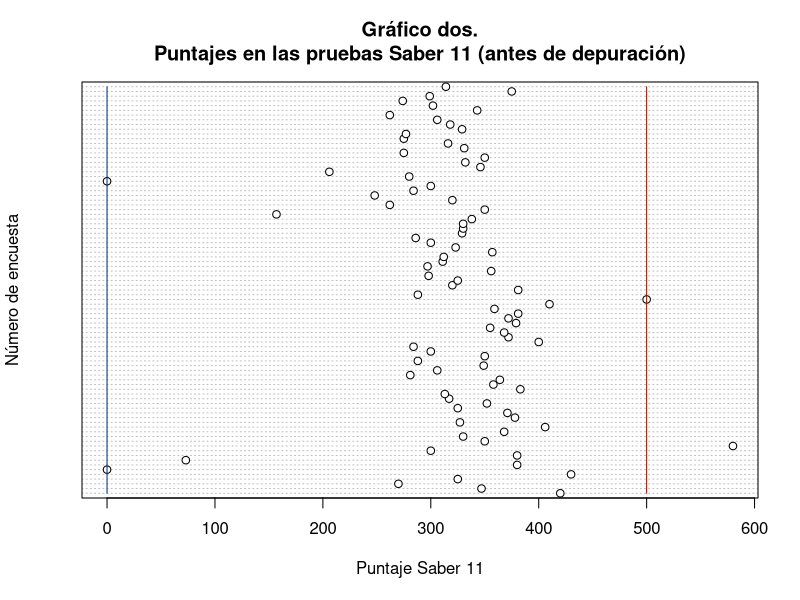
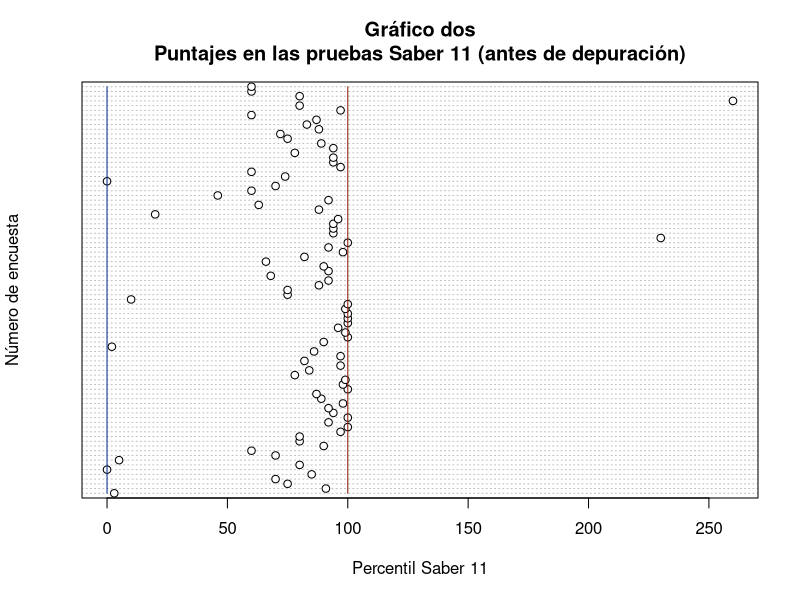
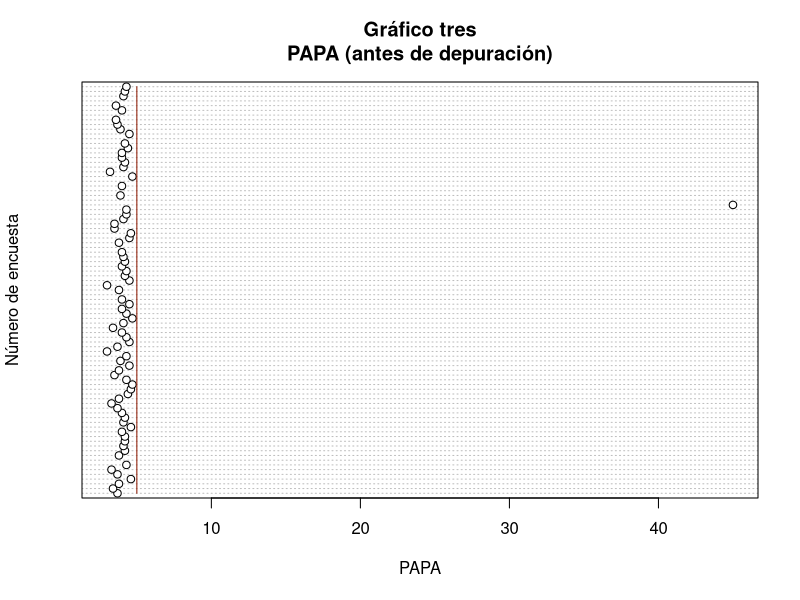
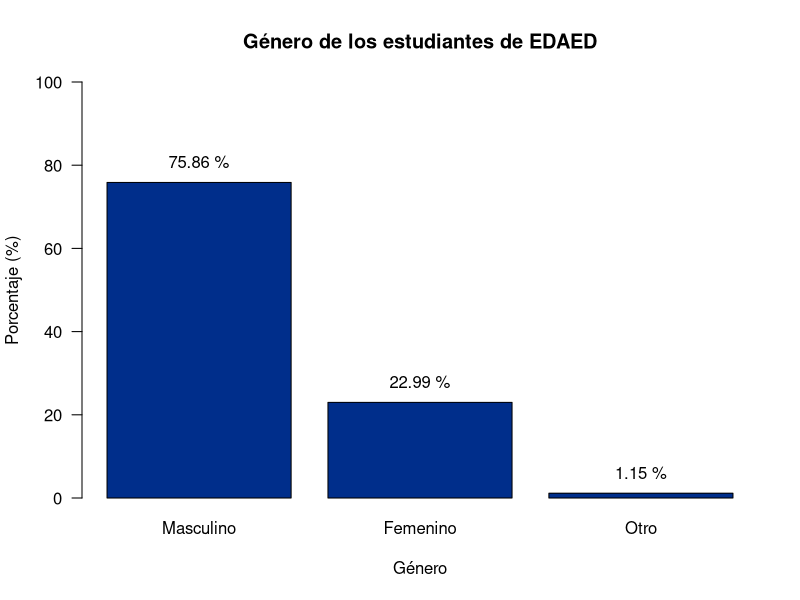
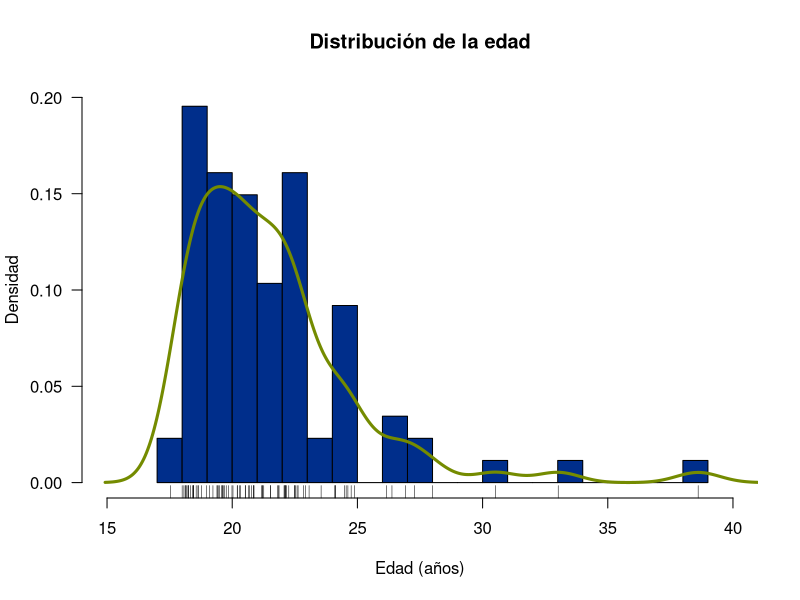
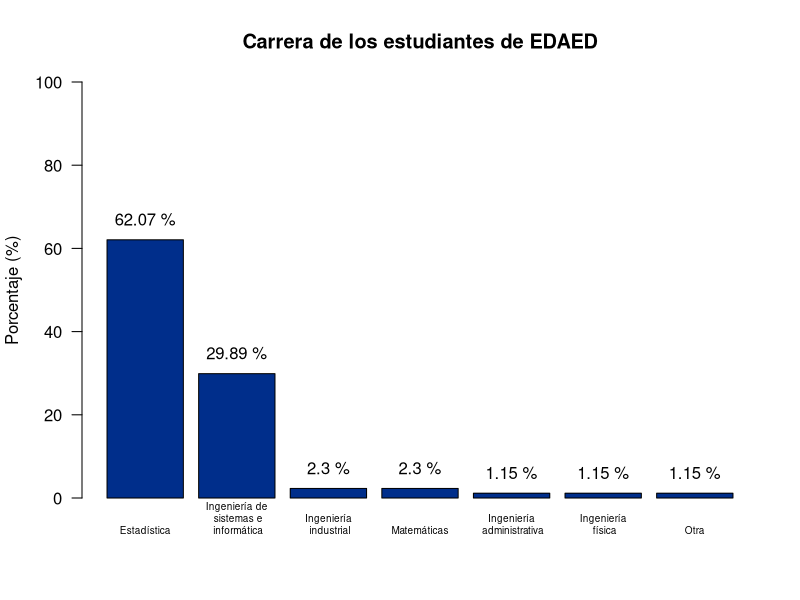
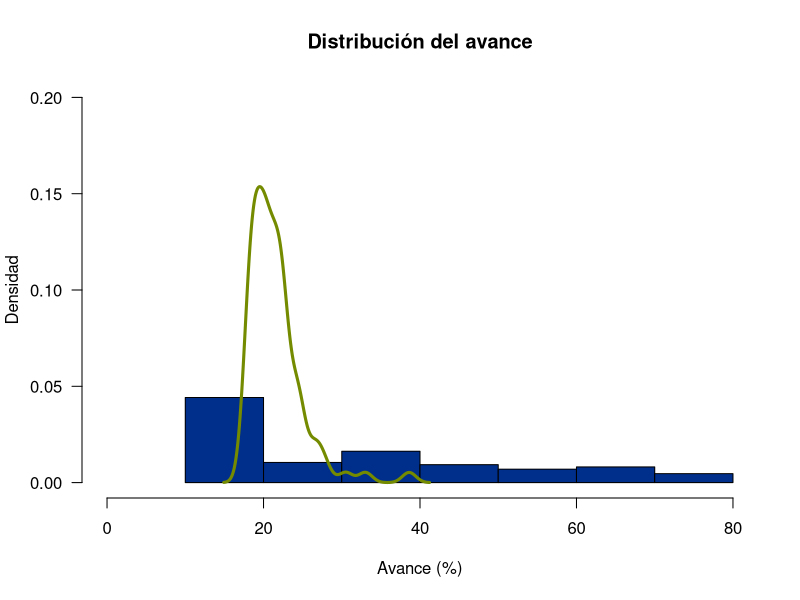
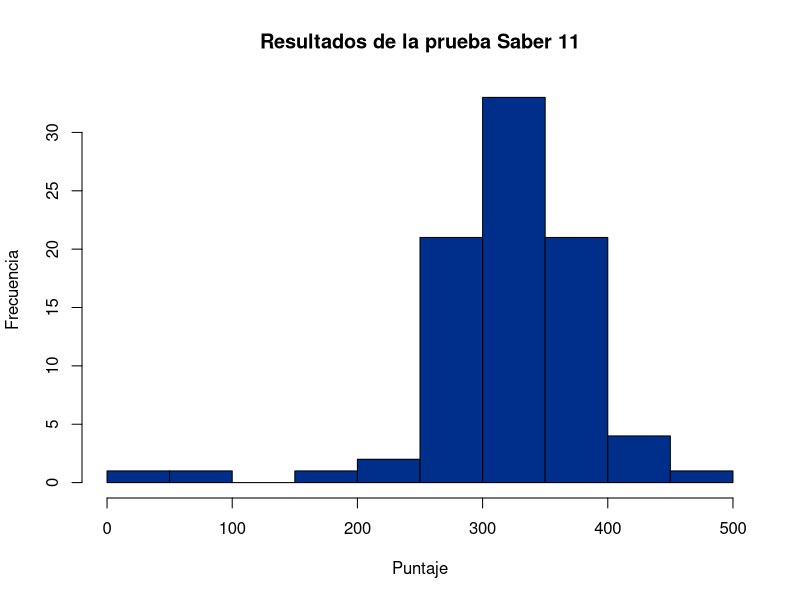

These charts were generated, in order, by the following R code:
## ---- chunk 1
knitr::opts_chunk$set(echo = TRUE,
                      message = FALSE,
                      warning = FALSE)
## ---- chunk 2
library(tidyverse)
## ---- chunk 3
encuesta <- read.csv("encuesta1.csv")
## ---- chunk 4
glimpse(encuesta)
## ---- chunk 5
encuesta <- encuesta %>% 
  mutate_if(is.character, as.factor)
## ---- chunk 6
glimpse(encuesta)
## ---- chunk 7
levels(encuesta$Q01_Genero)
## ---- chunk 8
# Cambio de nombre para el género
encuesta$Q01_Genero <- as.character(encuesta$Q01_Genero)
encuesta$Q01_Genero[encuesta$Q01_Genero == '1 : Masculino'] <- 'Masculino'
encuesta$Q01_Genero[encuesta$Q01_Genero == '2 : Femenino'] <- 'Femenino'
encuesta$Q01_Genero[encuesta$Q01_Genero == '3 : Otro'] <- 'Otro'
encuesta$Q01_Genero <- as.factor(encuesta$Q01_Genero)
levels(encuesta$Q01_Genero)
summary(encuesta$Q01_Genero)
## ---- chunk 9
# Para GÉNERO
summary(encuesta$Q01_Genero)
# ¡Okay!
## ---- chunk 10
# Modificación del formato de la variable FECHA DE NACIMIENTO
encuesta <- encuesta %>% 
  mutate(Q02_FechaNac = as.Date(as.character(Q02_FechaNac), "%Y-%m-%d"))
## ---- chunk 11
summary(encuesta$Q02_FechaNac)
## ---- chunk 12
# Creación de la variable EDAD
# Cálculo de la edad al 2021-FEB-26
encuesta <- encuesta %>% 
  mutate(Edad = as.numeric(as.Date("2021-02-26") - Q02_FechaNac)/365.25)
encuesta$Edad <- round(encuesta$Edad, 2)
## ---- chunk 13
# Creación de la variable TIEMPO EMPLEADO
# Conversión a fecha-hora
encuesta <- encuesta %>% 
  mutate(fecha_entrega = 
           as.POSIXct(strptime(Enviado.el., format = "%d/%m/%Y %H:%M:%S")),
         tiempo_usado = as.integer(format(fecha_entrega, "%M")) +
                        as.integer(format(fecha_entrega, "%S")) / 60  - 30)
encuesta$tiempo_usado <- round(encuesta$tiempo_usado, 2)
## ---- chunk 14
#Cambio de nombre de los pregrados  
encuesta$Q03_Carrera <- as.character(encuesta$Q03_Carrera)
encuesta$Q03_Carrera[encuesta$Q03_Carrera == '1 : MatemÃ¡ticas'] <- 'Matemáticas'
encuesta$Q03_Carrera[encuesta$Q03_Carrera == '2 : IngenierÃa de sistemas e informÃ¡tica'] <- 'Ingeniería de sistemas e informática'
encuesta$Q03_Carrera[encuesta$Q03_Carrera == '3 : EstadÃstica'] <- 'Estadística'
encuesta$Q03_Carrera[encuesta$Q03_Carrera == '4 : IngenierÃa administrativa'] <- 'Ingeniería administrativa'
encuesta$Q03_Carrera[encuesta$Q03_Carrera == '5 : IngenierÃa fÃsica'] <- 'Ingeniería física'
encuesta$Q03_Carrera[encuesta$Q03_Carrera == '6 : IngenierÃa industrial'] <- 'Ingeniería industrial'
encuesta$Q03_Carrera[encuesta$Q03_Carrera == '7 : Otra'] <- 'Otra'
encuesta$Q03_Carrera <- as.factor(encuesta$Q03_Carrera)
levels(encuesta$Q03_Carrera)
summary(encuesta$Q03_Carrera)

## ---- chunk 15
summary(encuesta$Q04_Semestre)
## ---- chunk 16
encuesta <- encuesta %>%
  mutate(V51_Avance = Q04_Semestre * 10)
## ---- chunk 17
summary(encuesta$Q05_Saber11)
## ---- chunk 18
dotchart(encuesta$Q05_Saber11, xlab="Puntaje Saber 11", ylab="Número de encuesta")
title(main = "Gráfico dos.
Puntajes en las pruebas Saber 11 (antes de depuración)")
lines(rep(500,nrow(encuesta)),1:nrow(encuesta),col = "#8b1700")
lines(rep(0,nrow(encuesta)),1:nrow(encuesta),col = "#002e8b")
## ---- chunk 19
encuesta %>% 
  filter(encuesta$Q05_Saber11 == 0 | encuesta$Q05_Saber11 > 500)
## ---- chunk 20
# Imputaciones
encuesta$Q05_Saber11[encuesta$Q05_Saber11 == 580 & !is.na(encuesta$Q05_Saber11)] <- NA
encuesta[6, 7] <- NA
## ---- chunk 21
dotchart(encuesta$Q06_PercentilSaber11, xlab="Percentil Saber 11", ylab="Número de encuesta")
title(main = "Gráfico dos
Puntajes en las pruebas Saber 11 (antes de depuración)")
lines(rep(100,nrow(encuesta)),1:nrow(encuesta),col = "#8b1700")
lines(rep(0,nrow(encuesta)),1:nrow(encuesta),col = "#002e8b")
## ---- chunk 22
encuesta %>% 
  filter(Q06_PercentilSaber11 > 100)
## ---- chunk 23
encuesta$Q06_PercentilSaber11[encuesta$Q06_PercentilSaber11 == 230 & !is.na(encuesta$Q06_PercentilSaber11)] <- 100-230/10
encuesta[84, 8] <- NA
## ---- chunk 24
encuesta$Q07_FechaSaber11[encuesta$Q07_FechaSaber11 == ("2021-08-08") & !is.na(encuesta$Q07_FechaSaber11)] <- NA
## ---- chunk 25
dotchart(encuesta$Q08_PAPA, xlab = "PAPA", ylab = "Número de encuesta")
title(main = "Gráfico tres
PAPA (antes de depuración)")
lines(rep(5,nrow(encuesta)),1:nrow(encuesta),col = "#8b1700")
## ---- chunk 26
encuesta %>% 
  filter(Q08_PAPA > 5)
## ---- chunk 27
encuesta$Q08_PAPA[encuesta$Q08_PAPA == 45 & !is.na(encuesta$Q08_PAPA)] <- 4.5
## ---- chunk 28
# Vivienda en el ÁREA METROPOLITANA
summary(encuesta$Q09_EnAreaMetropolitana)
## ---- chunk 29
encuesta$Q10_Estrato <- as.character(encuesta$Q10_Estrato)
encuesta$Q10_Estrato[encuesta$Q10_Estrato == '2 : 1'] <- '1'
encuesta$Q10_Estrato[encuesta$Q10_Estrato == '3 : 2'] <- '2'
encuesta$Q10_Estrato[encuesta$Q10_Estrato == '4 : 3'] <- '3'
encuesta$Q10_Estrato[encuesta$Q10_Estrato == '5 : 4'] <- '4'
encuesta$Q10_Estrato[encuesta$Q10_Estrato == '6 : 5'] <- '5'
encuesta$Q10_Estrato[encuesta$Q10_Estrato == '8 : No se conoce'] <- 'No se conoce'
encuesta$Q10_Estrato <- as.factor(encuesta$Q10_Estrato)
levels(encuesta$Q10_Estrato)
summary(encuesta$Q10_Estrato)
## ---- chunk 30
# Instalación de R
summary(encuesta$Q11_R)
## ---- chunk 31
# Instalación de R Studio
summary(encuesta$Q12_RStudio)
## ---- chunk 32
summary(encuesta$Q13_NoRoRStudio)
## ---- chunk 33
summary(encuesta$Q14_RecursosInformaticos..Internet.de.cable.propio)
is.na(encuesta$Q14_RecursosInformaticos..Internet.de.cable.propio)
## ---- chunk 34
summary(encuesta$Q14_RecursosInformaticos..Celular.sin.datos)
is.na(encuesta$Q14_RecursosInformaticos..Celular.sin.datos)
## ---- chunk 35
summary(encuesta$Q14_RecursosInformaticos..Wifi.propio)
is.na(encuesta$Q14_RecursosInformaticos..Wifi.propio)
## ---- chunk 36
summary(encuesta$Q14_RecursosInformaticos..Computador.de.escritorio.ni.propio.ni.exclusivo)
is.na(encuesta$Q14_RecursosInformaticos..Computador.de.escritorio.ni.propio.ni.exclusivo)
## ---- chunk 37
summary(encuesta$Q14_RecursosInformaticos..Celular.con.datos)
is.na(encuesta$Q14_RecursosInformaticos..Celular.con.datos)
## ---- chunk 38
summary(encuesta$Q14_RecursosInformaticos..Internet.de.cable.no.propio)
is.na(encuesta$Q14_RecursosInformaticos..Internet.de.cable.no.propio)
## ---- chunk 39
summary(encuesta$Q14_RecursosInformaticos..Wifi.no.propio)
is.na(encuesta$Q14_RecursosInformaticos..Wifi.no.propio)
## ---- chunk 40
summary(encuesta$Q14_RecursosInformaticos..PortÃ.til.propio)
is.na(encuesta$Q14_RecursosInformaticos..PortÃ.til.propio)
## ---- chunk 41
summary(encuesta$Q14_RecursosInformaticos..PortÃ.til.no.propio)
is.na(encuesta$Q14_RecursosInformaticos..PortÃ.til.no.propio)
## ---- chunk 42
summary(encuesta$Q14_RecursosInformaticos..Computador.de.escritorio.propio.y.exclusivo)
is.na(encuesta$Q14_RecursosInformaticos..Computador.de.escritorio.propio.y.exclusivo)
## ---- chunk 43
summary(encuesta$Q14_RecursosInformaticos..Computador.de.escritorio.no.propio.pero.exclusivo)
is.na(encuesta$Q14_RecursosInformaticos..Computador.de.escritorio.no.propio.pero.exclusivo)
## ---- chunk 44
summary(encuesta$Q14_RecursosInformaticos..Computador.propio..pero.no.exclusivo)
is.na(encuesta$Q14_RecursosInformaticos..Computador.propio..pero.no.exclusivo)
## ---- chunk 45
summary(encuesta$Q15_Alunizaje)
is.na(encuesta$Q15_Alunizaje)
## ---- chunk 46
summary(encuesta$Q16_EspionajeInternet)
is.na(encuesta$Q16_EspionajeInternet)
## ---- chunk 47
summary(encuesta$Q17_Experimentos)
is.na(encuesta$Q17_Experimentos)
## ---- chunk 48
summary(encuesta$Q18_Vacunas)
is.na(encuesta$Q18_Vacunas)
## ---- chunk 49
summary(encuesta$Q19_EvidenciaFalsa)
is.na(encuesta$Q19_EvidenciaFalsa)
## ---- chunk 50
summary(encuesta$Q20_RafagasSolares)
is.na(encuesta$Q20_RafagasSolares)
## ---- chunk 51
summary(encuesta$Q21_TierraHueca)
is.na(encuesta$Q21_TierraHueca)
## ---- chunk 52
summary(encuesta$Q22_alienigenas)
is.na(encuesta$Q22_alienigenas)
## ---- chunk 53
summary(encuesta$Q23_CambioClimatico)
is.na(encuesta$Q23_CambioClimatico)
## ---- chunk 54
encuesta$Q24_area <- as.character(encuesta$Q24_area)
encuesta$Q24_area[encuesta$Q24_area == '1 : 7.5*pi'] <- '7.5*pi'
encuesta$Q24_area[encuesta$Q24_area == '2 : 6*pi'] <- '6*pi'
encuesta$Q24_area[encuesta$Q24_area == '3 : 4.5*pi'] <- '4.5*pi'
encuesta$Q24_area[encuesta$Q24_area == '4 : 4*pi'] <- '4*pi'
encuesta$Q24_area[encuesta$Q24_area == '5 : 3*pi'] <- '3*pi'
encuesta$Q24_area[encuesta$Q24_area == '6 : Ninguna de las anteriores'] <- 'Ninguna de las anteriores'
encuesta$Q24_area <- as.factor(encuesta$Q24_area)
levels(encuesta$Q24_area)
summary(encuesta$Q24_area)
## ---- chunk 55
summary(encuesta$Q25_PorcentArea)
## ---- chunk 56
encuesta %>%
  filter(encuesta$Q25_PorcentArea < 1)
## ---- chunk 57
encuesta$Q25_PorcentArea[encuesta$Q25_PorcentArea < 1 & !is.na(encuesta$Q25_PorcentArea)] <- 10
## ---- chunk 58
summary(encuesta$Q27_PorcentDivisor)
## ---- chunk 59
encuesta %>%
  filter(encuesta$Q27 < 1)
## ---- chunk 60
encuesta$Q27_PorcentDivisor[encuesta$Q27_PorcentDivisor < 1 & !is.na(encuesta$Q27_PorcentDivisor)] <- 50
## ---- chunk 61
# Tabla para el género
tbl_gen <- table(encuesta$Q01_Genero)
tbl_genP <- tbl_gen * 100 / sum(tbl_gen)
tbl_genP <- round(sort(tbl_genP, decreasing = TRUE), 2)
tbl_genP
## ---- chunk 62
# Gráfico para el género
gr_gen <- barplot(tbl_genP, las = 1, ylim = c(0, 100), col = "#002e8b")
text(gr_gen, tbl_genP + 5, paste(round(tbl_genP, 2), "%"))
title(main = "Género de los estudiantes de EDAED",
      xlab = "Género", ylab = "Porcentaje (%)")
## ---- chunk 63
# Resúmenes numéricos para EDAD
summary(encuesta$Edad)
## ---- chunk 64
clases_ed <- ceiling(1+3.33*log(length(encuesta$Edad), base = 10))
paramAnt <- par(no.readonly = TRUE)
hist(encuesta$Edad, freq = FALSE, nclass = 20, col = "#002e8b",
     las = 1, 
     main = "Distribución de la edad",
     xlab = "Edad (años)",
     ylab = "Densidad",
     ylim = c(0, 0.20),
     xlim = c(15, 40))
lines(density(encuesta$Edad), col = "#748b00", lwd = 3)
rug(encuesta$Edad)
par(paramAnt)
## ---- chunk 65
# Tabla para la carrera
tbl_carr <- table(encuesta$Q03_Carrera)
tbl_carrP <- tbl_carr * 100 / sum(tbl_carr)
tbl_carrP <- round(sort(tbl_carrP, decreasing = TRUE), 2)
tbl_carrP
## ---- chunk 66
# Gráfico para la carrera
Nombres_Carreras = c("Estadística","Ingeniería de\n sistemas e\n informática","Ingeniería\n industrial","Matemáticas","Ingeniería\n administrativa","Ingeniería\n física","Otra")
gr_carr <- barplot(tbl_carrP, las = 1, names.arg = Nombres_Carreras, ylim = c(0, 100), col = "#002e8b", cex.names = 0.6)
text(gr_carr, tbl_carrP + 5, paste(round(tbl_carrP, 2), "%"))
title(main = "Carrera de los estudiantes de EDAED",
      ylab = "Porcentaje (%)")
## ---- chunk 67
# Resúmenes numéricos para EDAD
aux_avance = na.omit(encuesta$V51_Avance)
summary(aux_avance)
## ---- chunk 68
clases_av <- ceiling(1+3.33*log(length(encuesta$Q04_Semestre) - 1, base = 10))
paramAnt <- par(no.readonly = TRUE)
hist(encuesta$V51_Avance, freq = FALSE, nclass = clases_av, col = "#002e8b",
     las = 1, 
     main = "Distribución del avance",
     xlab = "Avance (%)",
     ylab = "Densidad",
     ylim = c(0, 0.20),
     xlim = c(0, 80))
lines(density(encuesta$Edad), col = "#748b00", lwd = 3)
par(paramAnt)
## ---- chunk 69
summary(na.omit(encuesta$Q05_Saber11))
## ---- chunk 70
hist(encuesta$Q05_Saber11, breaks="Sturges", col="#002e8b",
     main = "Resultados de la prueba Saber 11",
     ylab = "Frecuencia", xlab = "Puntaje")
